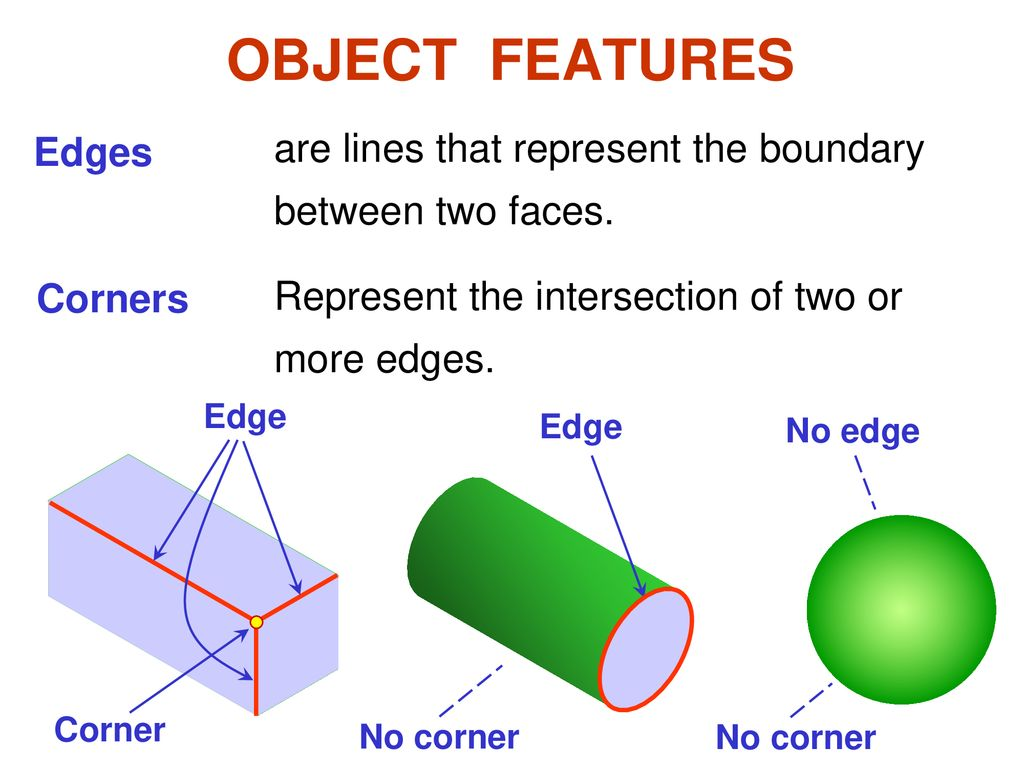
#> input picture OpenCV/8_cornerDetection/edgeCorner.jpeg, 1024 x 768 px
$ jupyter execute --allow-errors Untitled.ipynb
#> lines starting #> are read from the running program, lines starting #| are printed output that depends on the picture; after the words box and inside, x2 and y2 are one past the last pixel; in counts of white or black regions, pixels touching at a corner belong together
[cell 1]
import numpy as np
import cv2 as cv
import matplotlib.pyplot as plt

# Corner detecction
where the to edges intersect

[cell 2]
img = cv.imread('edgeCorner.jpeg')
#> img is the input picture: shape (768, 1024, 3); mean B, G, R 228.3, 233.2, 227.4
plt.figure(figsize=(8, 4))
plt.imshow(img[:, :, ::-1])
plt.show()

## SSD : sum of square differences
np.sum(np.square(x - y))

[cell 3]
img_org = cv.imread('old_image.jpeg')
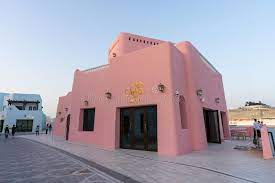
#> input picture OpenCV/8_cornerDetection/old_image.jpeg, 275 x 183 px
#> img_org is the input picture: shape (183, 275, 3); mean B, G, R 171.9, 158.7, 165.9
img = cv.cvtColor(img_org, cv.COLOR_RGB2GRAY)
#> img: shape (183, 275)
# when we smooth the image the algorithm will find beter result
g = cv.getGaussianKernel(5, 1)
g = g @ g.T
img_s = cv.filter2D(img, -1, g)
plt.imshow(img_s, cmap='gray')
plt.show()

# Moravec Algorithm
build a patch around each pixel and compare this patch with the neighbouringpatches, if it is dissimilar from all the  patches, then the pixel is a corner

[cell 4]
moravec1 = cv.imread('moravecPatch.jpeg')
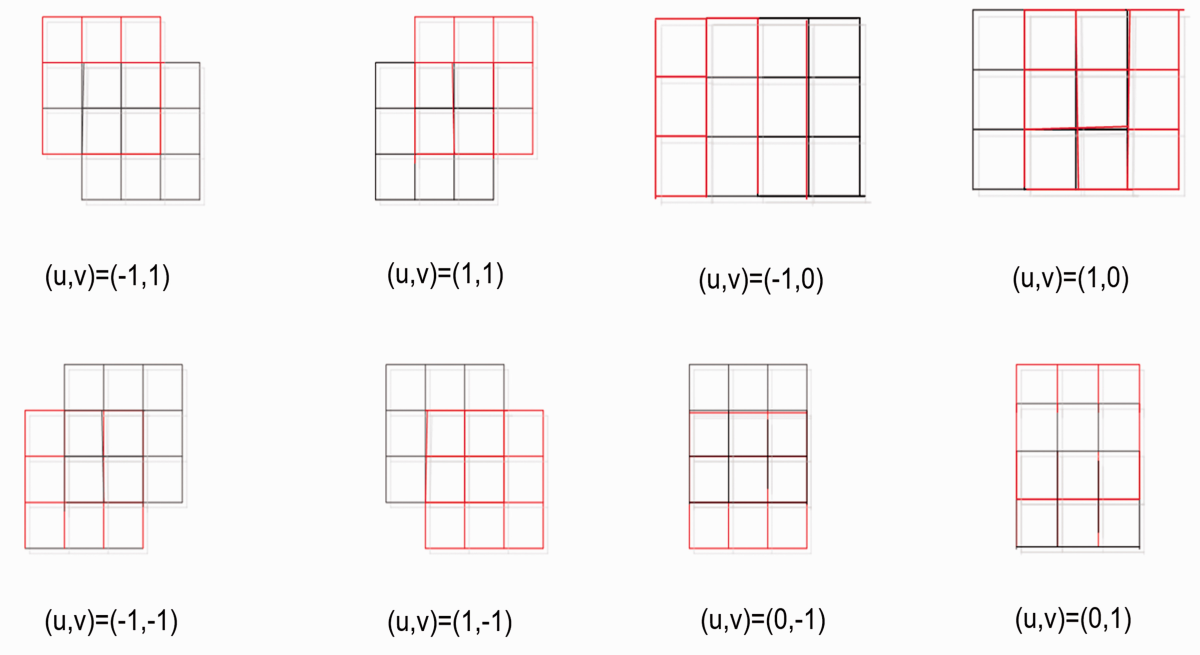
#> input picture OpenCV/8_cornerDetection/moravecPatch.jpeg, 3600 x 1963 px (shown at 1/3 size)
#> moravec1 is the input picture: shape (1963, 3600, 3); mean B, G, R 244.8, 244.7, 247.5
moravec2 = cv.imread('moravecCalculation.jpeg')
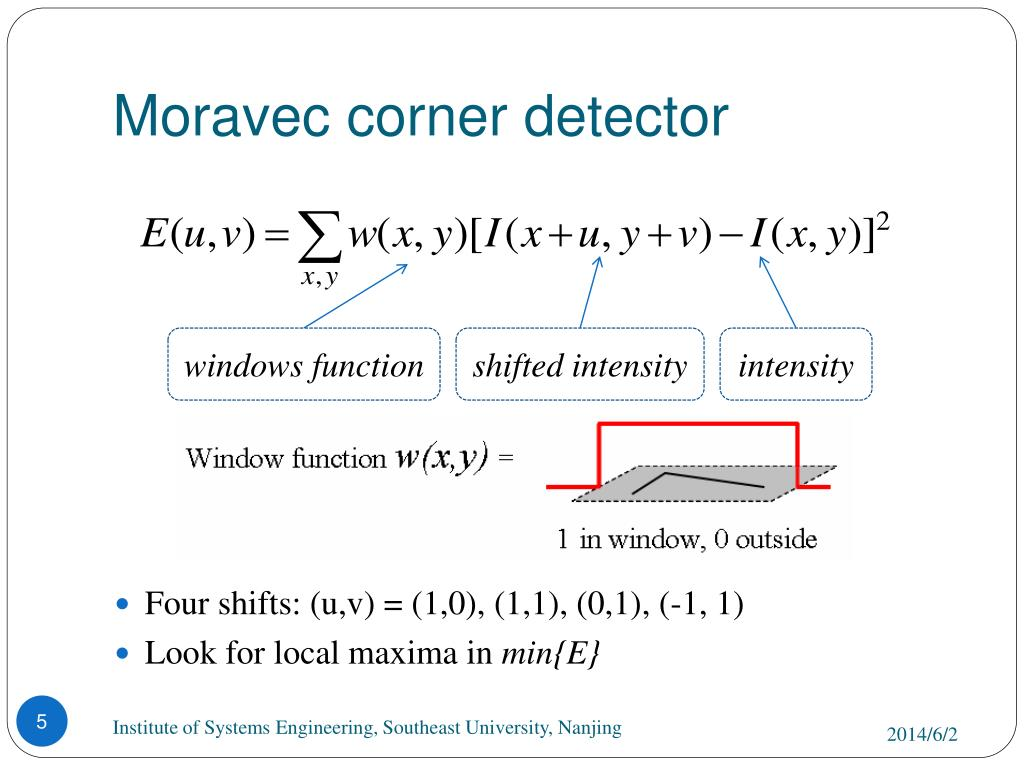
#> input picture OpenCV/8_cornerDetection/moravecCalculation.jpeg, 1024 x 768 px
#> moravec2 is the input picture: shape (768, 1024, 3); mean B, G, R 245.4, 244.8, 243.8
plt.figure(figsize=(12, 8))
plt.subplot(121)
plt.imshow(moravec1[:, :, ::-1])
plt.subplot(122)
plt.imshow(moravec2[ :, :, ::-1])
plt.show()

[cell 5]
numRow, numCol = img.shape[0], img.shape[1]
#> numRow = 183; numCol = 275
direction = {
    'left' : (0, -1),
    'right' : (0, 1),
    'up' : (-1, 0),
    'down' : (1, 0),
    'up_right' : (-1, 1),
    'up_left' : (-1, -1),
    'down_right' : (1, 1),
    'down_left' : (1, -1)
}

[cell 6]
new = np.zeros(img_s.shape)
for i in range(2, numRow-2):
    for j in range(2, numCol-2):
        minSSD = -1
        for d in direction.values():
            u, v = d[0], d[1]
            p1 = img_s[i-1:i+2, j-1:j+2]
            p2 = img_s[i+u-1:i+u+2, j+v-1:j+v+2]
            ssd = np.sum(np.square(p1 - p2))
            if minSSD == -1:
                minSSD = ssd
            elif ssd < minSSD:
                minSSD = ssd

        new[i, j] = minSSD
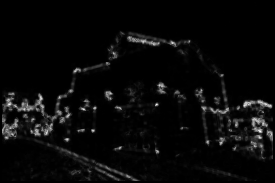
#> new: shape (183, 275) float64; min 0, max 947, mean 34.4; drawn with min black and max white

[cell 7]
plt.imshow(new, cmap='gray')
plt.show()

[cell 8]
th = new.mean() + 3 * new.std()
#> th = 307.8
new_corner = new > th
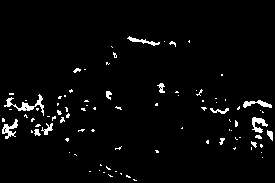
#> new_corner: shape (183, 275) bool; 3.1% white in thin lines or dots, all inside (x1, y1, x2, y2) = (2, 36, 273, 181)
plt.imshow(new_corner, cmap='gray')
plt.show()

[cell 9]
img2 = img_org
idx = np.argwhere(new_corner)
#> idx = 1548 pairs, first value 36 to 180, second value 2 to 272
r, c = idx[:, 0], idx[:, 1]
#> r = 1548 values from 36 to 180; c = 1548 values, max 272 at index 1279, min 2 at index 859, mean 128.6
for i in range(len(r)):
    img2 = cv.circle(np.float64(img2), (c[i], r[i]), 0, (0, 0, 255), -1)
#> img2: shape (183, 275, 3) float64; mean B, G, R 168.3, 155.3, 169.9

[cell 10]
plt.imshow(np.array(img2[:, :, ::-1], dtype=np.uint16))

# Harris corner detection

[cell 11]
hariss1 = cv.imread('harissCornerFormula.png')
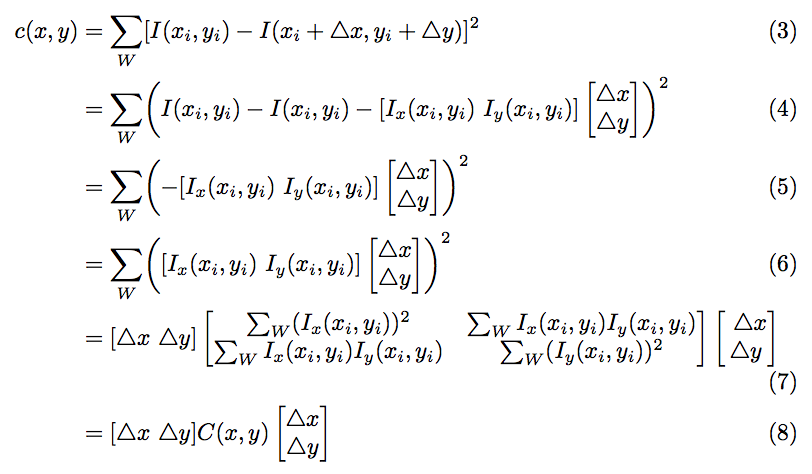
#> input picture OpenCV/8_cornerDetection/harissCornerFormula.png, 812 x 474 px
#> hariss1 is the input picture: shape (474, 812, 3); mean B, G, R 246.1, 246, 246.1
hariss2 = cv.imread('harissCornerFormula2.png')
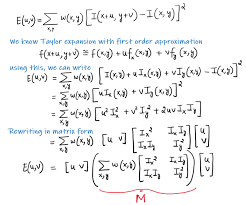
#> input picture OpenCV/8_cornerDetection/harissCornerFormula2.png, 246 x 205 px
#> hariss2 is the input picture: shape (205, 246, 3); mean B, G, R 243.7, 243, 242.6
harissMatrix1 = cv.imread('harrisStrictureMatrix.png')
harissMatrix2 = cv.imread('harrisStructureMatrix2.png')
plt.figure(figsize=(12, 8))
plt.subplot(221)
plt.imshow(hariss1[:, :, ::-1])
plt.subplot(222)
plt.imshow(hariss2[:, :, ::-1])
plt.subplot(223)
#> (the rest of this cell did not finish here and is left out)

[cell 12]
from scipy import signal

[cell 13]
img = img.astype(np.float64)
g = cv.getGaussianKernel(7, 2)
g = g @ g.T
img_s = cv.filter2D(img, -1, g)
mask_x = np.array([[-1],
                   [1]])
mask_y = mask_x.T
Ix = cv.filter2D(img_s, -1, mask_x)
Iy = cv.filter2D(img_s, -1, mask_y)

Ix2 = Ix * Ix
Iy2 = Iy * Iy
IxIy = Ix * Iy

[cell 14]
k = np.ones((3, 3))
Ix2_cov = cv.filter2D(Ix2, -1, k)
Iy2_cov = cv.filter2D(Iy2, -1, k)
IxIy_cov = cv.filter2D(IxIy, -1, k)

[cell 15]
# large eigen value L1, and small eigen value L2
L1 = ((Ix2_cov + Iy2_cov) + np.sqrt(np.square(Ix2_cov + Iy2_cov) - 4 * np.square(IxIy_cov))) / 2
L2 = ((Ix2_cov + Iy2_cov) - np.sqrt(np.square(Ix2_cov + Iy2_cov) - 4 * np.square(IxIy_cov))) / 2

[cell 16]
th = L2.mean() + 3 * L2.std()
#> th = 277.5
th2 = L1.mean() + 0.5 * L1.std()
#> th2 = 594.9
new_cornerHarris = L2 > th
#> new_cornerHarris: shape (183, 275) bool; 1.8% white; 54 white regions (41 under 20 px), largest, box (x1, y1, x2, y2) and area: (190, 41, 223, 77) 210, (11, 118, 19, 130) 58, (65, 89, 73, 97) 43
new_edgeHarris = L1 > th2
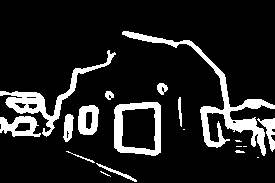
#> new_edgeHarris: shape (183, 275) bool; 13% white; 19 white regions (6 under 20 px), largest, box (x1, y1, x2, y2) and area: (122, 31, 275, 156) 2202, (0, 50, 116, 137) 1346, (114, 102, 161, 156) 1110
plt.imshow(new_cornerHarris, cmap='gray')
plt.show()

[cell 17]
img2 = img_org
idx = np.argwhere(new_cornerHarris)
#> idx = 884 pairs, first value 34 to 153, second value 2 to 274
r, c = idx[:, 0], idx[:, 1]
#> r = 884 values from 34 to 153; c = 884 values, max 274 at index 818, min 2 at index 657, mean 143.2

idx2 = np.argwhere(new_edgeHarris)
#> idx2 = 6519 pairs, first value 31 to 181, second value 0 to 274
r2, c2 = idx2[:, 0], idx2[:, 1]
#> r2 = 6519 values from 31 to 181; c2 = 6519 values, max 274 at index 2127, min 0 at index 1043, mean 136.7
for i in range(len(r2)):
    img2 = cv.circle(np.float64(img2), (c2[i], r2[i]), 0, (0, 255, 0), -1)
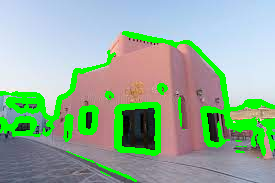
#> img2: shape (183, 275, 3) float64; mean B, G, R 155.6, 176.2, 148.4
for i in range(len(r)):
    img2 = cv.circle(np.float64(img2), (c[i], r[i]), 0, (0, 0, 255), -1)
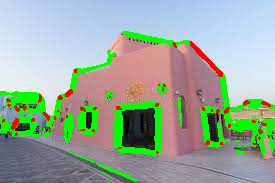
#> img2: shape (183, 275, 3) float64; mean B, G, R 155.5, 171.7, 152.8
plt.imshow(np.array(img2[:, :, ::-1], dtype=np.uint16))
plt.show()
